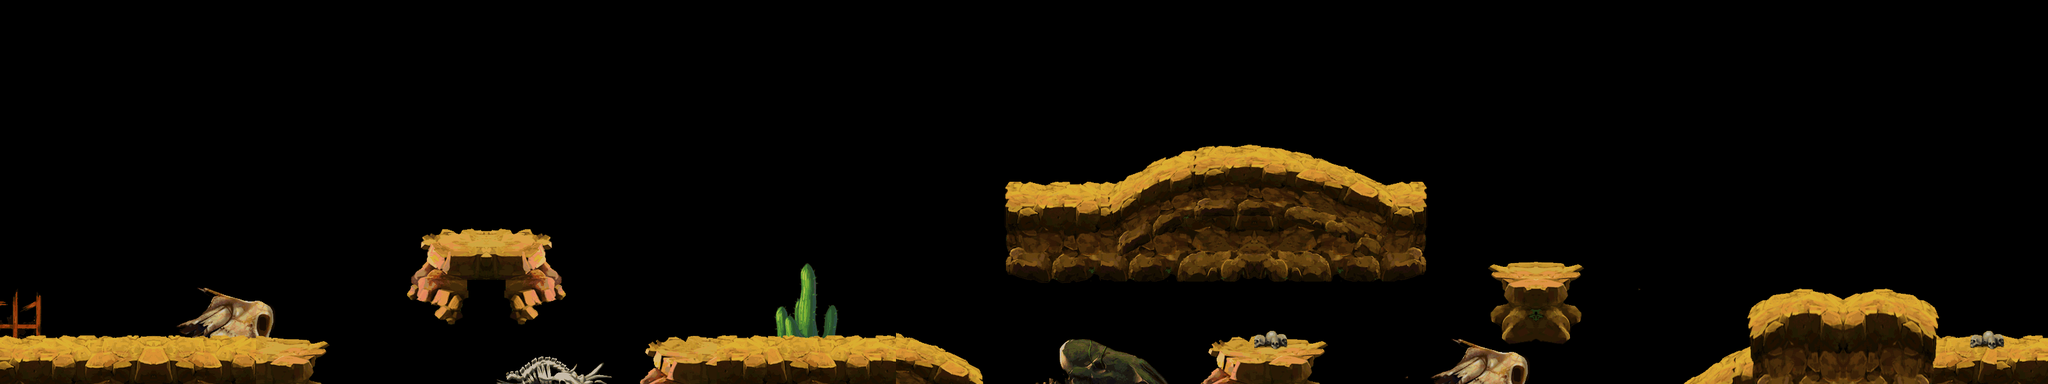

This is a level from a 2D game, rendered from its Tiled map with the project's own tilesets. A one-line summary and the map file follow, with tile-layer data summarised:
An orthogonal 80x15 tile map with 40x40 px tiles, 4 tile layers (land1, land2, land3, land4) and 43 objects.

<map version="1.0" orientation="orthogonal" width="80" height="15" tilewidth="40" tileheight="40">
 <tileset firstgid="1" name="4-3" tilewidth="40" tileheight="40">
  <image source="d-land.png" width="2025" height="1793" />
 </tileset>
 <layer name="land1" width="80" height="15">
  <data>[1200 cells, 102 non-empty, 100 distinct tile ids]</data>
 </layer>
 <layer name="land2" width="80" height="15">
  <data>[1200 cells, 244 non-empty, 102 distinct tile ids]</data>
 </layer>
 <layer name="land3" width="80" height="15">
  <data>[1200 cells, 156 non-empty, 128 distinct tile ids]</data>
 </layer>
 <layer name="land4" width="80" height="15">
  <data>[1200 cells, 55 non-empty, 51 distinct tile ids]</data>
 </layer>
 <objectgroup name="pengzhuang" width="80" height="15" visible="0">
  <object x="-12" y="546" width="504" height="55" />
  <object x="669" y="379" width="180" height="50" />
  <object x="1025" y="543" width="375" height="75" />
  <object x="2337" y="428" width="120" height="45" />
  <object x="1572" y="302" width="168" height="49" />
  <object x="1868" y="242" width="131" height="51" />
  <object x="2180" y="308" width="44" height="53" />
  <object x="3024" y="544" width="209" height="46" />
  <object x="2804" y="475" width="153" height="55" />
  <object x="1400" y="583" width="131" height="45" />
  <object x="1740" y="301" width="133" height="50" />
  <object x="2737" y="505" width="65" height="104" />
  <object x="2957" y="504" width="67" height="112" />
  <object x="1999" y="307" width="180" height="47" />
  <object x="2634" y="603" width="104" height="34" />
  <object x="1901" y="548" width="148" height="57" />
 </objectgroup>
 <objectgroup name="zuobiao1" width="80" height="15" visible="0">
  <object x="806" y="377">
   <properties>
    <property name="id" value="1" />
    <property name="type" value="1" />
   </properties>
  </object>
  <object x="368" y="565">
   <properties>
    <property name="id" value="1" />
    <property name="type" value="1" />
   </properties>
  </object>
  <object x="304" y="565">
   <properties>
    <property name="id" value="1" />
    <property name="type" value="1" />
   </properties>
  </object>
  <object x="1968" y="248">
   <properties>
    <property name="id" value="1" />
    <property name="type" value="1" />
   </properties>
  </object>
  <object x="1904" y="248">
   <properties>
    <property name="id" value="1" />
    <property name="type" value="1" />
   </properties>
  </object>
 </objectgroup>
 <objectgroup name="zuobiao2" width="80" height="15">
  <object x="1138" y="547">
   <properties>
    <property name="id" value="101" />
    <property name="num" value="5" />
    <property name="range" value="100" />
    <property name="time" value="1" />
    <property name="timemax" value="12" />
    <property name="timemin" value="3" />
    <property name="z" value="0" />
   </properties>
  </object>
  <object x="725" y="381">
   <properties>
    <property name="id" value="102" />
    <property name="num" value="5" />
    <property name="range" value="0" />
    <property name="time" value="1" />
    <property name="timemax" value="20" />
    <property name="timmin" value="5" />
   </properties>
  </object>
  <object x="1659" y="304">
   <properties>
    <property name="id" value="102" />
    <property name="num" value="5" />
    <property name="range" value="0" />
    <property name="time" value="1" />
    <property name="timemax" value="20" />
    <property name="timmin" value="5" />
   </properties>
  </object>
  <object x="2888" y="473">
   <properties>
    <property name="id" value="102" />
    <property name="num" value="5" />
    <property name="range" value="0" />
    <property name="time" value="1" />
    <property name="timemax" value="20" />
    <property name="timmin" value="5" />
   </properties>
  </object>
  <object x="342" y="544">
   <properties>
    <property name="id" value="101" />
    <property name="num" value="6" />
    <property name="range" value="20" />
    <property name="time" value="2" />
    <property name="timemax" value="12" />
    <property name="timmin" value="3" />
   </properties>
  </object>
  <object x="1300" y="546">
   <properties>
    <property name="id" value="101" />
    <property name="num" value="6" />
    <property name="range" value="20" />
    <property name="time" value="2" />
    <property name="timemax" value="12" />
    <property name="timmin" value="3" />
   </properties>
  </object>
  <object x="1212" y="546">
   <properties>
    <property name="id" value="103" />
    <property name="num" value="4" />
    <property name="range" value="50" />
    <property name="time" value="6" />
    <property name="timemax" value="10" />
    <property name="timmin" value="3" />
   </properties>
  </object>
  <object x="1934" y="240">
   <properties>
    <property name="id" value="103" />
    <property name="num" value="4" />
    <property name="range" value="50" />
    <property name="time" value="6" />
    <property name="timemax" value="10" />
    <property name="timmin" value="3" />
   </properties>
  </object>
  <object x="234" y="548">
   <properties>
    <property name="id" value="111" />
    <property name="num" value="2" />
    <property name="range" value="20" />
    <property name="time" value="1" />
    <property name="timemax" value="8" />
    <property name="timmin" value="1" />
   </properties>
  </object>
  <object x="1984" y="548">
   <properties>
    <property name="id" value="111" />
    <property name="num" value="2" />
    <property name="range" value="20" />
    <property name="time" value="1" />
    <property name="timemax" value="8" />
    <property name="timmin" value="1" />
   </properties>
  </object>
  <object x="2406" y="430">
   <properties>
    <property name="id" value="111" />
    <property name="num" value="2" />
    <property name="range" value="20" />
    <property name="time" value="1" />
    <property name="timemax" value="8" />
    <property name="timmin" value="1" />
   </properties>
  </object>
  <object x="804" y="84">
   <properties>
    <property name="id" value="107" />
    <property name="num" value="3" />
    <property name="range" value="0" />
    <property name="time" value="1" />
    <property name="timemax" value="12" />
    <property name="timmin" value="3" />
   </properties>
  </object>
  <object x="2516" y="88">
   <properties>
    <property name="id" value="107" />
    <property name="num" value="3" />
    <property name="range" value="0" />
    <property name="time" value="1" />
    <property name="timemax" value="12" />
    <property name="timmin" value="3" />
   </properties>
  </object>
  <object x="2930" y="474">
   <properties>
    <property name="id" value="111" />
    <property name="num" value="4" />
    <property name="range" value="0" />
    <property name="time" value="1" />
    <property name="timemax" value="8" />
    <property name="timmin" value="1" />
   </properties>
  </object>
  <object x="1082" y="542">
   <properties>
    <property name="id" value="111" />
    <property name="num" value="4" />
    <property name="range" value="0" />
    <property name="time" value="1" />
    <property name="timemax" value="8" />
    <property name="timmin" value="1" />
   </properties>
  </object>
  <object x="142" y="544">
   <properties>
    <property name="id" value="111" />
    <property name="num" value="4" />
    <property name="range" value="0" />
    <property name="time" value="1" />
    <property name="timemax" value="8" />
    <property name="timmin" value="1" />
   </properties>
  </object>
 </objectgroup>
 <objectgroup name="zuobiao3" width="80" height="15" visible="0">
  <object x="1400" y="545" width="132" height="39">
   <properties>
    <property name="poid" value="1" />
   </properties>
  </object>
  </objectgroup>
</map>
<!-- 5 of 43 objects omitted -->
